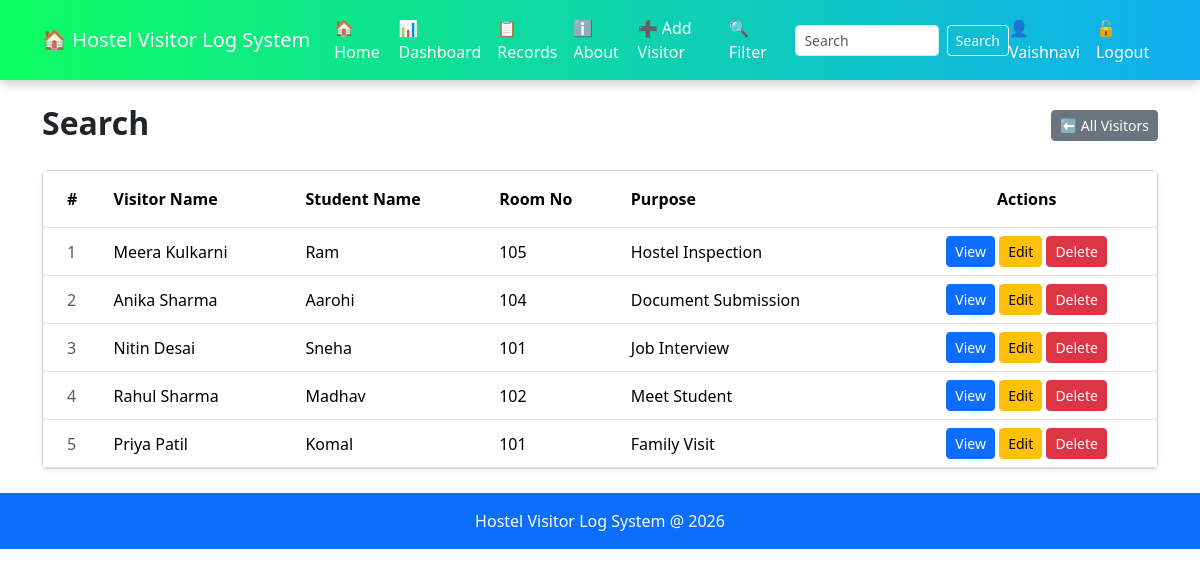
The page /search (signed in) on the database its author committed.
### tables this page shows
CREATE TABLE visitors(
        id INTEGER PRIMARY KEY AUTOINCREMENT,
        visitor_name TEXT NOT NULL,
        student_name TEXT NOT NULL,
        room_no TEXT NOT NULL,
        purpose TEXT NOT NULL
    );

### app.py (the view)
@app.route("/search")
def search():
    q = request.args.get('q','')
    conn = get_db()
    if q:
        visitors = conn.execute('''SELECT * FROM visitors
                                WHERE visitor_name LIKE ?
                                OR student_name LIKE ?
                                OR room_no LIKE ?''',
                                (f'%{q}%', f'%{q}%', f'%{q}%')).fetchall()
    else:
        visitors = conn.execute('SELECT * FROM visitors ORDER BY id DESC').fetchall()
    conn.close()
    return render_template("search.html", visitors=visitors, query=q)

### app.py (called while the page is built)
def get_db():
    conn = sqlite3.connect("Database.db")
    conn.row_factory = sqlite3.Row
    return conn

### templates/search.html (shortened to what this page needs)
{% extends "base.html" %}
{% block content %}
<div class="d-flex justify-content-between align-items-center mb-4">
    <h2 class = "fw-bold mb-1">Search</h2>
    <a href = "/search" class = "btn btn-secondary btn-sm">
         ⬅️ All Visitors
        </a>
</div>
{% if visitors %}
<div class="card shadow-sm">
    <div class="card-body p-0">
        <div class="table-responsive">
            <table class="table table-hover mb-0">
                <thead style="background-color: #1e3a5f; color:white;">
                    <tr>
                        <th class="py-3 ps-4">#</th>
                        <th class="py-3"> Visitor Name</th>
                        <th class="py-3">Student  Name</th>
                        <th class="py-3">Room No</th>
                        <th class="py-3">Purpose</th>
                        <th class="py-3 text-center">Actions</th>
                    </tr>
                </thead>
                <tbody>
                    {% for visitor  in visitors %}
                    <tr class="align-middle">
                        <td class="ps-4 text-muted">
                            {{ loop.index }}</td>
                        <td>
                            {{ visitor.visitor_name }}
                        </td>
                        <td>
                            {{ visitor.student_name }}
                        </td>
                        <td>
                            {{ visitor.room_no }}
                        </td>
                        <td>
                            {{ visitor.purpose }}
                        </td>
                        <td class="text-center">
                            <a href="/view/{{ visitor.id }}" class="btn btn-sm btn-primary">View</a>
                            <a href="/edit_visitor/{{ visitor.id }}" class="btn btn-sm btn-warning">Edit</a>
                            <a href="/delete/{{ visitor.id }}" class="btn btn-sm btn-danger">Delete</a>
                        </td>
                    </tr>
                    {% endfor %}
                </tbody>
            </table>
        </div>
    </div>
</div>
    </body>
</html>
{% endif %}
{% endblock %}

### rows shown on the page
visitors: visitor_name "Meera Kulkarni", student_name "Ram", room_no "105", purpose "Hostel Inspection"
visitors: visitor_name "Anika Sharma", student_name "Aarohi", room_no "104", purpose "Document Submission"
visitors: visitor_name "Nitin Desai", student_name "Sneha", room_no "101", purpose "Job Interview"
visitors: visitor_name "Rahul Sharma", student_name "Madhav", room_no "102", purpose "Meet Student"
visitors: visitor_name "Priya Patil", student_name "Komal", room_no "101", purpose "Family Visit"

### other values the page prints
{{ session.get('username') }} "Vaishnavi"
